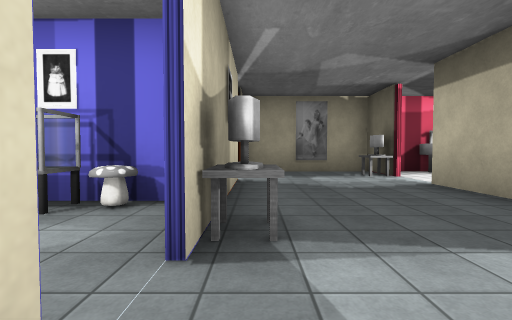
[1] (above)

16 first-person views from a walk through a 3-D level made in the Unity game engine. The camera is 1.3 m above the floor, tilts 2° down and sees 85° across. The floor is counted in squares, 2 m on a side. Each view is taken from the middle of a square. On the plan, view 1 faces up. The plan holds only what a view shows up to about 9 squares ahead; the rest is blank. The player character is not drawn. Some animated figures are left out. Some surface patterns are stand-ins.

[2]
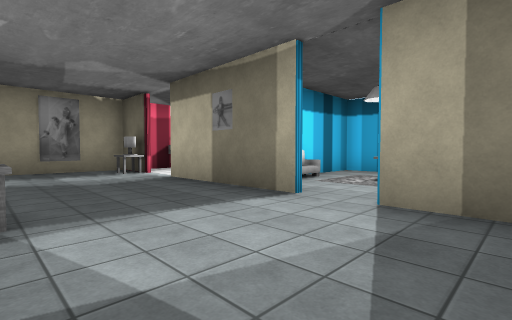

[3]
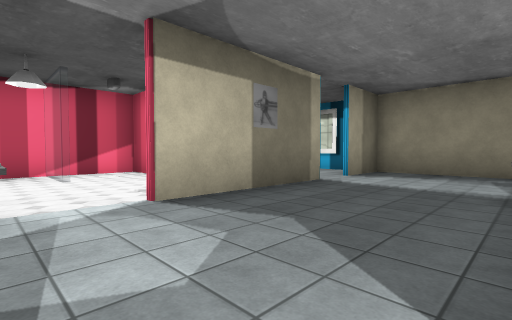

[4]
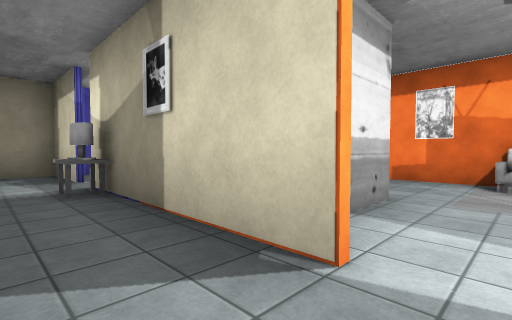

[5]
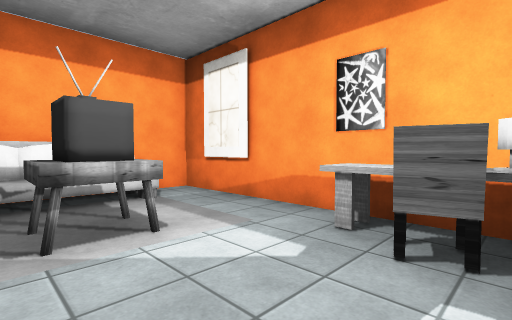

[6]
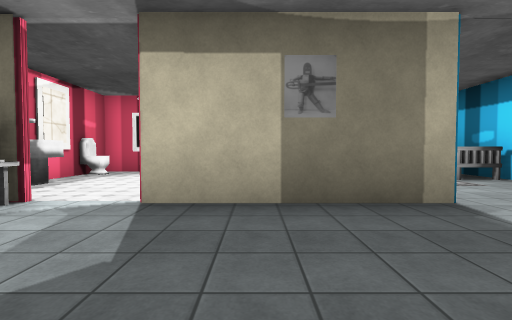

[7]
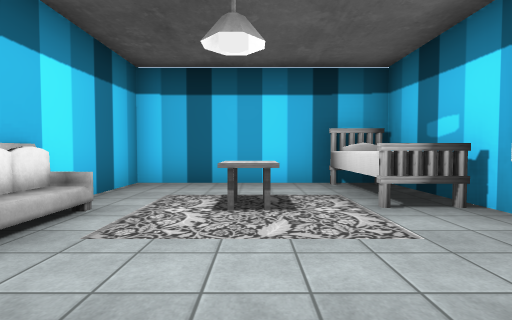

[8]
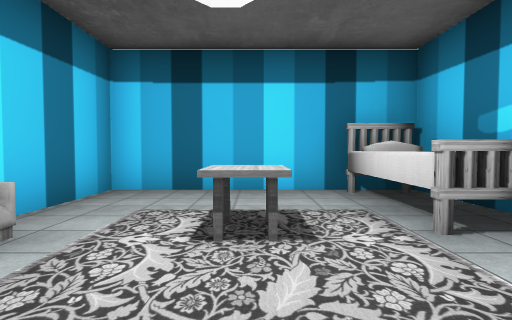

[9]
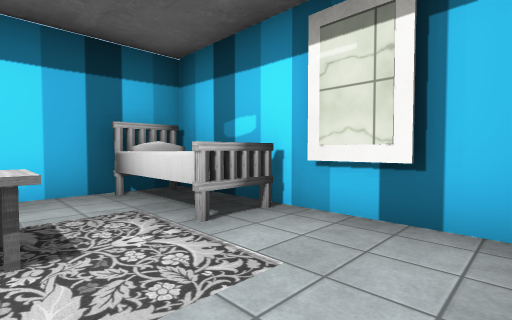

[10]
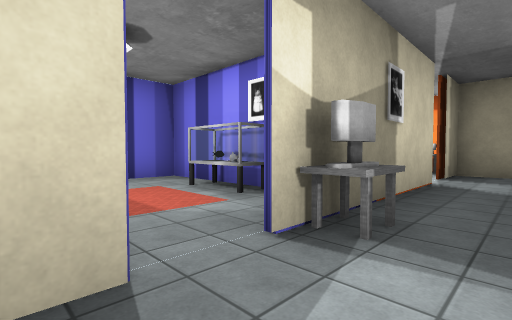

[11]
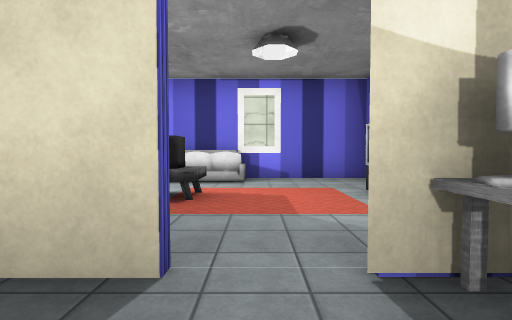

[12]
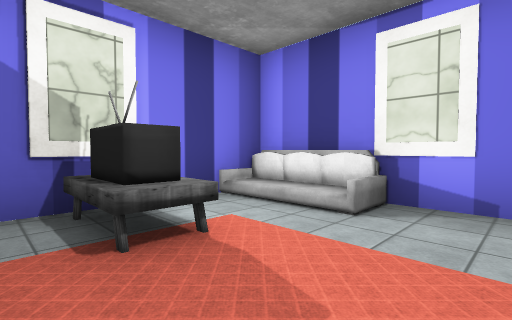

[13]
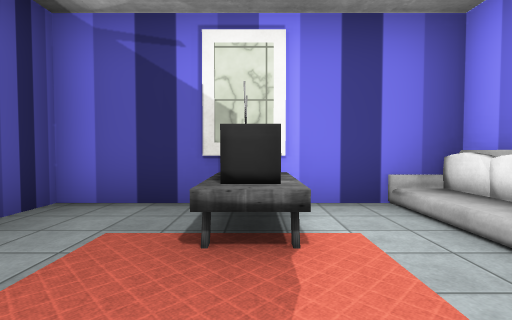

[14]
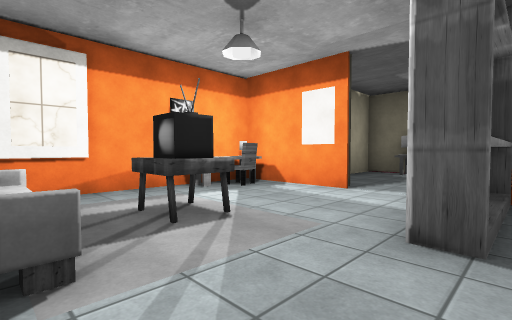

[15]
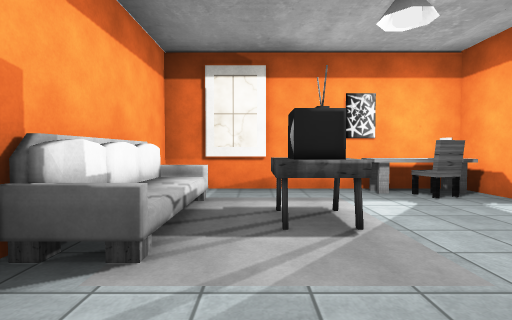

[16]
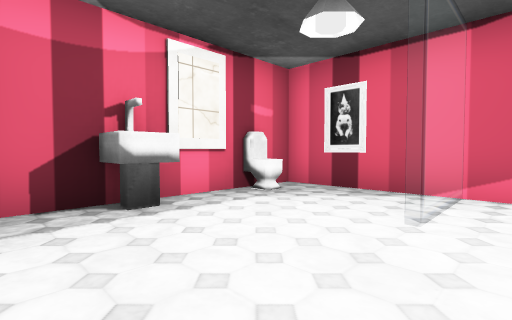

### Floor plan
Points are (right, up) in squares from view 1. A wall is a line through its corners. A room is listed if a view was taken in it or the views show most of it. See-through windows are left out.
Room 1 (views 1, 2, 3, 4, 5, 6, 7, 10, 11, 14, 15, 16)
walls: (-0.4, 4.6) (-0.4, 2.4); (-0.6, 7.2) (-0.6, 9.7) (-5.5, 9.7) (-5.5, 4.6); (3.4, 1.5) (3.4, 5.5); (3.5, 8.6) (-0.4, 8.6) (-0.4, 7.2); (-0.4, 0.6) (-0.4, -1.6); (-1, -1.4) (3.4, -1.4) (3.4, 0.4); (7.6, 3.6) (8.6, 3.6) (8.6, 8.6) (4.1, 8.6)
ways out: opening at (3, 1) to room 2; opening at (-1, 1.5) to room 3
objects: sofa (-5, 7) to (-5, 9); other object (-4, 8) to (-3, 8); other object (-3, 5) to (-1, 6); chair (-2, 9) to (-1, 9); table (-1, 2); other object (0, 2); table (3, 7) to (3, 8); sink (5, 8); toilet (7, 8)
Room 2 (views 8, 9)
walls: (4.6, -1.4) (5.8, -1.4); (4, -1.6) (8.6, -1.6) (8.6, 3.4) (5.5, 3.4)
ways out: opening at (3, 1) to room 1
objects: sofa (5, 3); bed (6, -1) to (8, -1); table (6, 1)
Room 3 (views 12, 13)
walls: (-1.1, 3.6) (-5.5, 3.6) (-5.5, -1.4) (-1, -1.4); (-0.6, -1.5) (-0.6, -0.6)
ways out: opening at (-1, 1.5) to room 1
objects: sofa (-5, 0); other object (-3, -1) to (-3, 0); other object (-3, 3); mushroom (-2, 3)

Where each view was taken, in squares from view 1:
view 1: 0 up, 0 right, facing up
view 2: 1 down, 0 right, facing up-right
view 3: 7 up, 0 right, facing down-right
view 4: 7 up, 1 right, facing down-left
view 5: 7 up, 1 left, facing up-left
view 6: 4 up, 0 right, facing right
view 7: 1 up, 3 right, facing right
view 8: 1 up, 4 right, facing right
view 9: 1 up, 4 right, facing down-right
view 10: 0 up, 1 right, facing up-left
view 11: 1 up, 1 right, facing left
view 12: 2 up, 2 left, facing down-left
view 13: 2 up, 3 left, facing down
view 14: 5 up, 5 left, facing up-right
view 15: 5 up, 4 left, facing up
view 16: 5 up, 4 right, facing up-right
